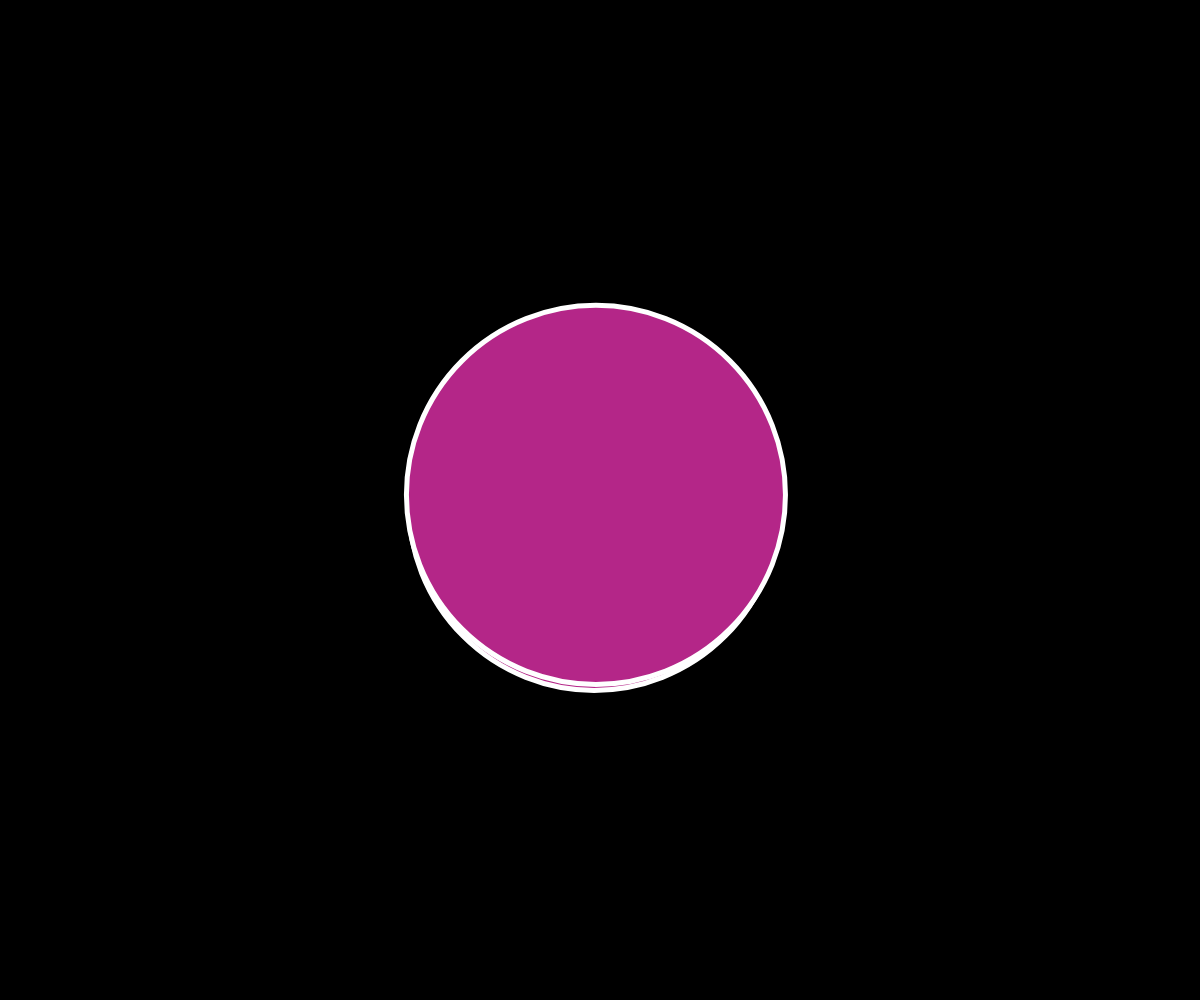
Frame 1 (no input)
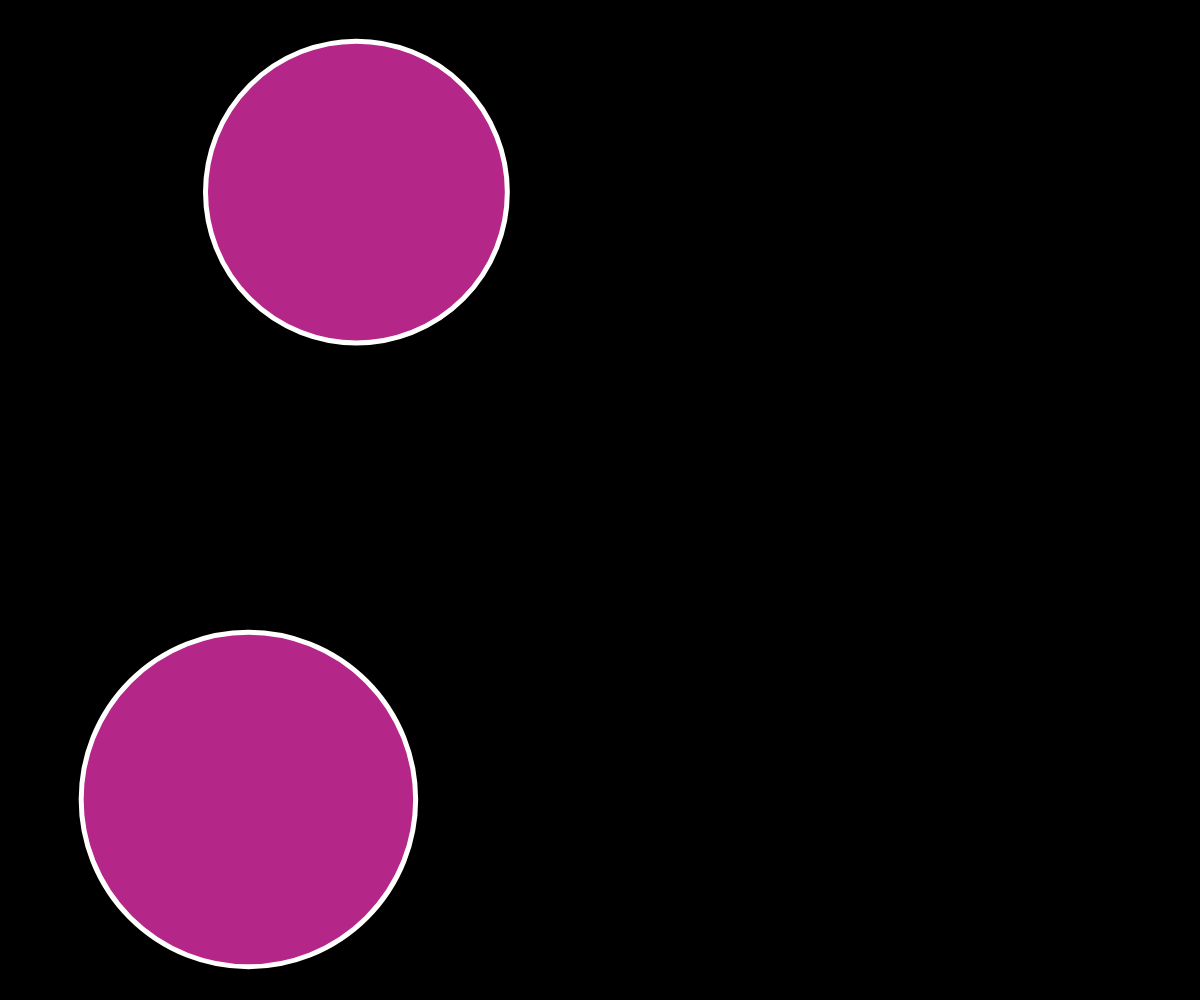
Frame 60 (no input)
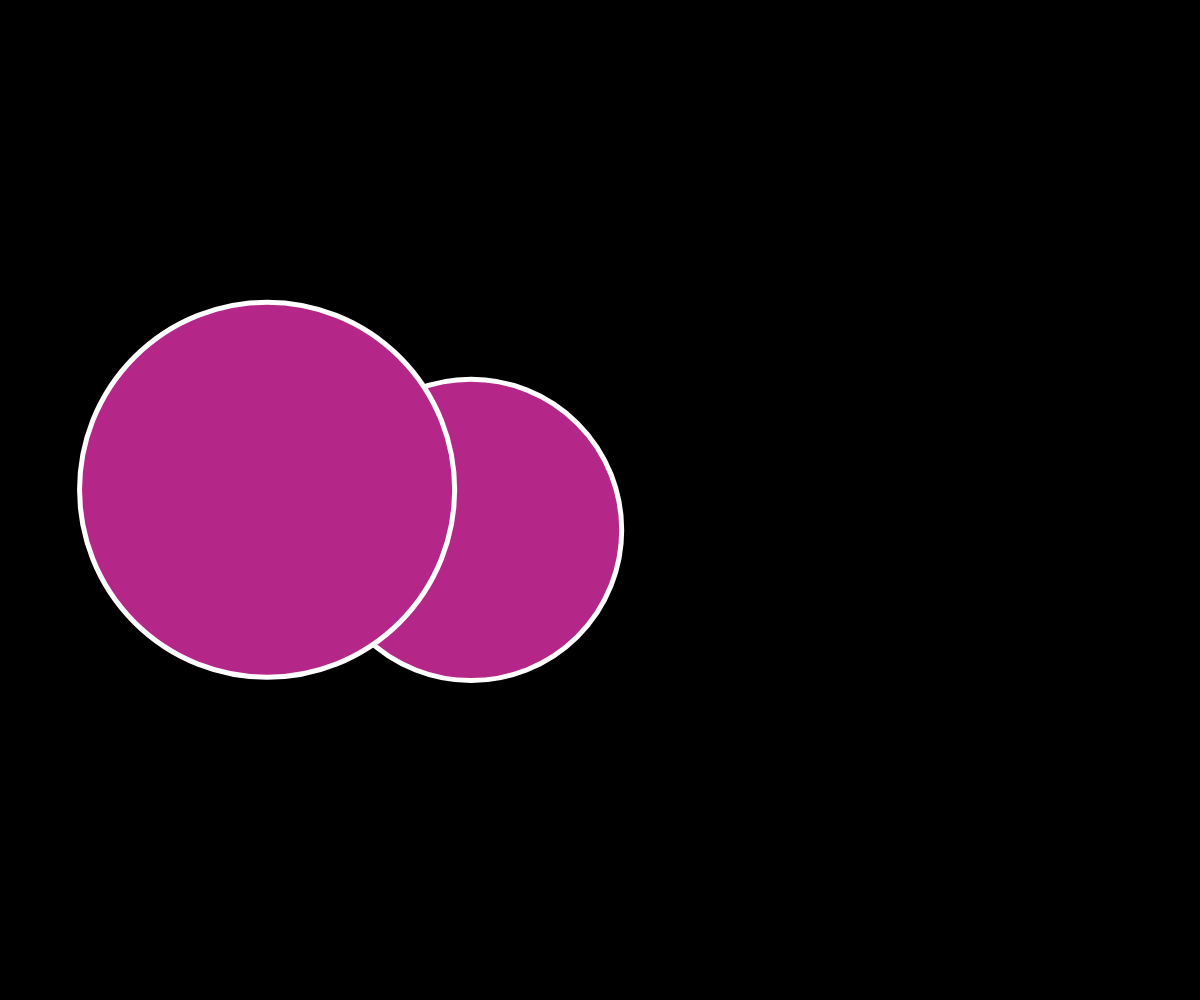
Frame 120 (the mouse pressed at the canvas centre since frame 60)

The p5.js sketch that drew these frames (run headless with seeded random() and noise() and a simulated clock; from frame 60 on, the mouse is pressed at the canvas centre):

// p5.js sketch
// ── sketch.js
let circle = [];
let bg_color;

function setup() {

    // createCanvas(windowWidth, windowHeight);
    createCanvas(windowWidth, windowHeight);
    bg_color = color('rgb(0, 0, 0)');

    for( let i = 0; i < 2; i++) {

      circle[i] = new MovingBall(width/2, height/2, 50)
    }


    }




function draw() {
    background(bg_color);
      circle[0].frame();

      circle[1].frame();

//if the two circles intercect then change the color
      if ( circle[0].intersects(circle[1])){
        circle[0].colorChange();
        circle[1].colorChange();
      }

    }








//**********
// Moving Ball class
//*************

class MovingBall {

  constructor( x, y, s) {
      this.x = x;
      this.y = y;
      this.s = random (300,400);
      this.r = this.s / 2
      this.deltaX = random(-10,10);
      this.deltaY = random( -10, 10);
      this.deltaS = random( -2, 2);
      this.col = color ('rgb(180, 38, 136)');
    }

    frame() {
      this.move();
      this.edge();
      this.grow();
      this.check();
      this.show();

}

//color change part of the class
  colorChange() {
    this.col = color ('rgb(180, 38, 136)')

}



 //checking intersect between my objects
  intersects(other) {
    var d = dist(this.x, this.y, other.x, other.y)
    if( d < this.r + other.r) {
      return true;
    } else {
      return false;
    }
  }



// giving my objects motion
  move() {
      this.x += this.deltaX;
      this.y += this.deltaY;
   }



//keeping my objects within the canvas
  edge() {
      if( this.x + this.r >= width || this.x - this.r <= 0){
        this.deltaX *= -1;
        this.col = 'rgb(70, 168, 3)';
      }
      if( this.y + this.r >= height || this.y - this.r <= 0) {
        this.deltaY *= -1;
        this.col = 'rgb(70, 168, 3)';
      }
    }


    //making my circle change size
     grow() {
         this.s += this.deltaS;
       }
    //making it so my circle stays within 0 and 100 pixels in size
     check() {
         if( this.s >= 400 || this.s <=300 ) {
         this.deltaS *= -1;
         }
       }



//display my object
  show(){
      push();

      stroke(255);
      strokeWeight(5);
      fill( this.col );
      ellipse( this.x, this.y, this.s);

      pop();
    }

}
